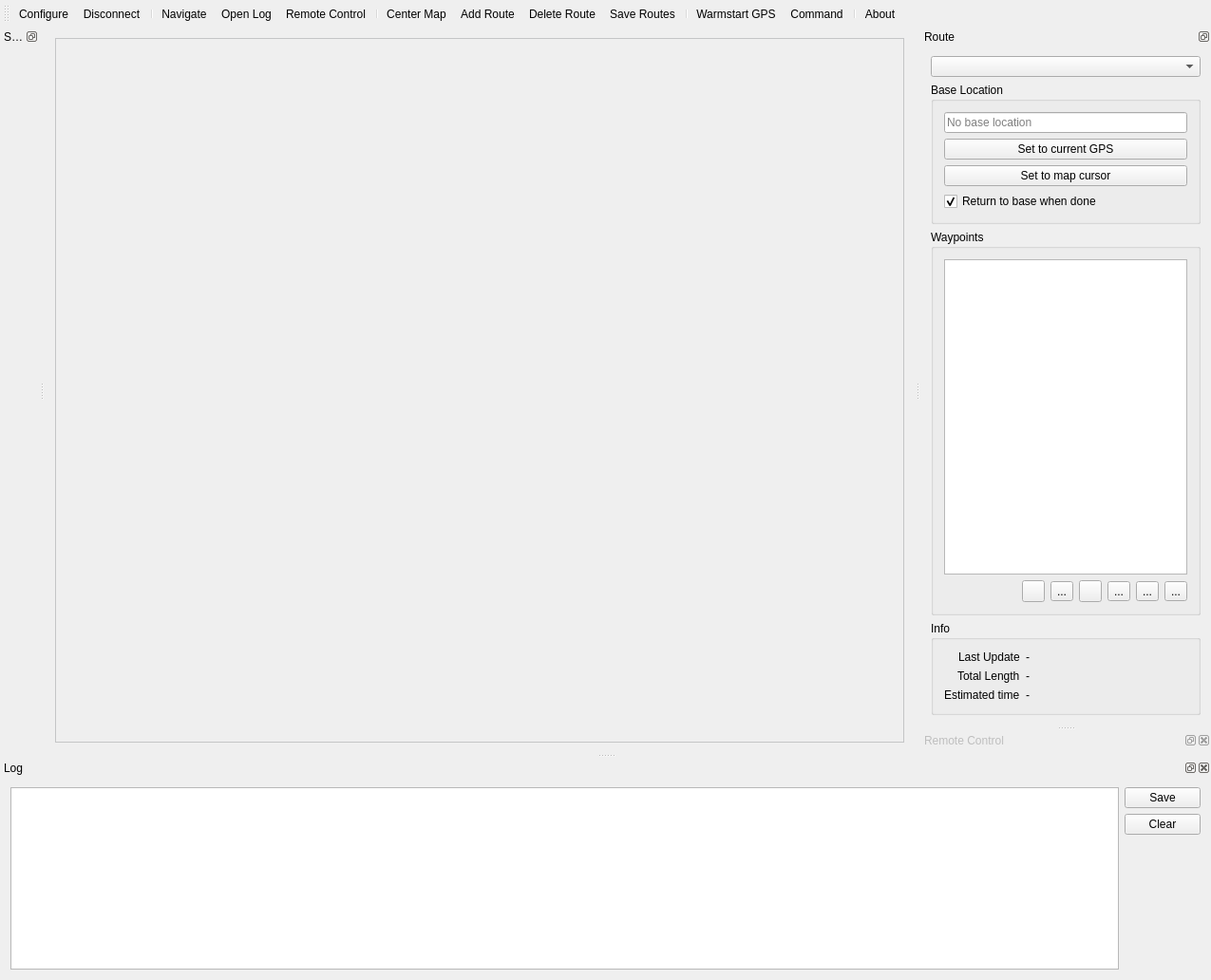
<?xml version="1.0" encoding="UTF-8"?>
<ui version="4.0">
 <class>MainWindow</class>
 <widget class="QMainWindow" name="MainWindow">
  <property name="geometry">
   <rect>
    <x>0</x>
    <y>0</y>
    <width>1275</width>
    <height>1032</height>
   </rect>
  </property>
  <property name="windowTitle">
   <string>Hydrus Station</string>
  </property>
  <property name="windowIcon">
   <iconset resource="resources.qrc">
    <normaloff>:/res/logo-v2-standalone.png</normaloff>:/res/logo-v2-standalone.png</iconset>
  </property>
  <widget class="QWidget" name="centralWidget">
   <layout class="QVBoxLayout" name="verticalLayout">
    <item>
     <widget class="QWidget" name="mapContainer" native="true">
      <property name="styleSheet">
       <string notr="true">#mapContainer{border: 1px solid rgb(196, 197, 198);
}</string>
      </property>
     </widget>
    </item>
   </layout>
  </widget>
  <widget class="QToolBar" name="mainToolBar">
   <property name="styleSheet">
    <string notr="true">#mainToolBar{background:transparent; border: none}</string>
   </property>
   <property name="toolButtonStyle">
    <enum>Qt::ToolButtonTextUnderIcon</enum>
   </property>
   <attribute name="toolBarArea">
    <enum>TopToolBarArea</enum>
   </attribute>
   <attribute name="toolBarBreak">
    <bool>false</bool>
   </attribute>
   <addaction name="actionServer_Setup"/>
   <addaction name="actionDisconnect"/>
   <addaction name="separator"/>
   <addaction name="actionNavigate"/>
   <addaction name="actionOpen_Log"/>
   <addaction name="actionRemote_Control"/>
   <addaction name="separator"/>
   <addaction name="actionCenter_Map"/>
   <addaction name="actionAddRoute"/>
   <addaction name="actionDelete_Route"/>
   <addaction name="actionSave_Routes"/>
   <addaction name="separator"/>
   <addaction name="actionWarmstart_GPS"/>
   <addaction name="actionSend_Command"/>
   <addaction name="separator"/>
   <addaction name="actionAbout"/>
  </widget>
  <widget class="QDockWidget" name="routeDock">
   <property name="sizePolicy">
    <sizepolicy hsizetype="MinimumExpanding" vsizetype="Preferred">
     <horstretch>0</horstretch>
     <verstretch>0</verstretch>
    </sizepolicy>
   </property>
   <property name="minimumSize">
    <size>
     <width>250</width>
     <height>560</height>
    </size>
   </property>
   <property name="features">
    <set>QDockWidget::DockWidgetFloatable|QDockWidget::DockWidgetMovable</set>
   </property>
   <property name="windowTitle">
    <string>Route</string>
   </property>
   <attribute name="dockWidgetArea">
    <number>2</number>
   </attribute>
   <widget class="QWidget" name="dockWidgetContents">
    <layout class="QFormLayout" name="formLayout">
     <item row="0" column="0" colspan="2">
      <widget class="QComboBox" name="routesCombo">
       <property name="font">
        <font>
         <weight>75</weight>
         <bold>true</bold>
        </font>
       </property>
       <property name="currentText">
        <string/>
       </property>
       <property name="currentIndex">
        <number>-1</number>
       </property>
      </widget>
     </item>
     <item row="1" column="0" colspan="2">
      <widget class="QGroupBox" name="groupBox">
       <property name="title">
        <string>Base Location</string>
       </property>
       <layout class="QVBoxLayout" name="verticalLayout_2">
        <item>
         <widget class="QLineEdit" name="routeBaseLocation">
          <property name="readOnly">
           <bool>true</bool>
          </property>
          <property name="placeholderText">
           <string>No base location</string>
          </property>
         </widget>
        </item>
        <item>
         <widget class="QPushButton" name="routeSetStartGPS">
          <property name="text">
           <string>Set to current GPS</string>
          </property>
         </widget>
        </item>
        <item>
         <widget class="QPushButton" name="routeSetStartCursor">
          <property name="text">
           <string>Set to map cursor</string>
          </property>
         </widget>
        </item>
        <item>
         <widget class="QCheckBox" name="routeReturnToBase">
          <property name="text">
           <string>Return to base when done</string>
          </property>
          <property name="checked">
           <bool>true</bool>
          </property>
         </widget>
        </item>
       </layout>
      </widget>
     </item>
     <item row="2" column="0" colspan="2">
      <widget class="QGroupBox" name="groupBox_2">
       <property name="title">
        <string>Waypoints</string>
       </property>
       <layout class="QGridLayout" name="gridLayout_2">
        <item row="1" column="3">
         <widget class="QToolButton" name="wayDel">
          <property name="toolTip">
           <string>Delete waypoint</string>
          </property>
          <property name="text">
           <string>...</string>
          </property>
          <property name="icon">
           <iconset theme="edit-delete">
            <normaloff>.</normaloff>.</iconset>
          </property>
         </widget>
        </item>
        <item row="0" column="0" colspan="8">
         <widget class="QListView" name="routeWaypointsView"/>
        </item>
        <item row="1" column="2">
         <widget class="QToolButton" name="wayAdd">
          <property name="toolTip">
           <string>Add new waypoint</string>
          </property>
          <property name="text">
           <string/>
          </property>
          <property name="icon">
           <iconset theme="list-add">
            <normaloff>.</normaloff>.</iconset>
          </property>
          <property name="popupMode">
           <enum>QToolButton::InstantPopup</enum>
          </property>
         </widget>
        </item>
        <item row="1" column="7">
         <widget class="QToolButton" name="wayClear">
          <property name="toolTip">
           <string>Clear all waypoints</string>
          </property>
          <property name="text">
           <string>...</string>
          </property>
          <property name="icon">
           <iconset theme="edit-clear">
            <normaloff>.</normaloff>.</iconset>
          </property>
         </widget>
        </item>
        <item row="1" column="5">
         <widget class="QToolButton" name="wayUp">
          <property name="toolTip">
           <string>Move waypoint up</string>
          </property>
          <property name="text">
           <string>...</string>
          </property>
          <property name="icon">
           <iconset theme="go-up">
            <normaloff>.</normaloff>.</iconset>
          </property>
         </widget>
        </item>
        <item row="1" column="6">
         <widget class="QToolButton" name="wayDown">
          <property name="toolTip">
           <string>Move waypoint down</string>
          </property>
          <property name="text">
           <string>...</string>
          </property>
          <property name="icon">
           <iconset theme="go-down">
            <normaloff>.</normaloff>.</iconset>
          </property>
         </widget>
        </item>
        <item row="1" column="4">
         <widget class="QToolButton" name="waySet">
          <property name="toolTip">
           <string>Set waypoint position</string>
          </property>
          <property name="text">
           <string/>
          </property>
          <property name="icon">
           <iconset theme="zoom-fit-best">
            <normaloff>.</normaloff>.</iconset>
          </property>
          <property name="popupMode">
           <enum>QToolButton::InstantPopup</enum>
          </property>
         </widget>
        </item>
       </layout>
      </widget>
     </item>
     <item row="3" column="0" colspan="2">
      <widget class="QGroupBox" name="groupBox_3">
       <property name="title">
        <string>Info</string>
       </property>
       <layout class="QFormLayout" name="formLayout_2">
        <property name="labelAlignment">
         <set>Qt::AlignRight|Qt::AlignTrailing|Qt::AlignVCenter</set>
        </property>
        <item row="3" column="0">
         <widget class="QLabel" name="label_2">
          <property name="text">
           <string>Estimated time</string>
          </property>
         </widget>
        </item>
        <item row="2" column="0">
         <widget class="QLabel" name="label">
          <property name="text">
           <string>Total Length</string>
          </property>
         </widget>
        </item>
        <item row="2" column="1">
         <widget class="QLabel" name="routeInfoLen">
          <property name="text">
           <string>-</string>
          </property>
         </widget>
        </item>
        <item row="3" column="1">
         <widget class="QLabel" name="routeInfoEstTime">
          <property name="text">
           <string>-</string>
          </property>
         </widget>
        </item>
        <item row="1" column="0">
         <widget class="QLabel" name="label_3">
          <property name="text">
           <string>Last Update</string>
          </property>
         </widget>
        </item>
        <item row="1" column="1">
         <widget class="QLabel" name="routeInfoUpd">
          <property name="text">
           <string>-</string>
          </property>
         </widget>
        </item>
       </layout>
      </widget>
     </item>
    </layout>
   </widget>
  </widget>
  <widget class="QDockWidget" name="statusDock">
   <property name="features">
    <set>QDockWidget::DockWidgetFloatable|QDockWidget::DockWidgetMovable</set>
   </property>
   <property name="windowTitle">
    <string>Status</string>
   </property>
   <attribute name="dockWidgetArea">
    <number>1</number>
   </attribute>
   <widget class="StatusWidget" name="statusDockContents"/>
  </widget>
  <widget class="QDockWidget" name="logDock">
   <property name="windowTitle">
    <string>Log</string>
   </property>
   <attribute name="dockWidgetArea">
    <number>8</number>
   </attribute>
   <widget class="QWidget" name="logDockWidget">
    <layout class="QGridLayout" name="gridLayout">
     <item row="0" column="1" rowspan="3">
      <widget class="QTextEdit" name="textEdit">
       <property name="horizontalScrollBarPolicy">
        <enum>Qt::ScrollBarAlwaysOff</enum>
       </property>
       <property name="readOnly">
        <bool>true</bool>
       </property>
      </widget>
     </item>
     <item row="0" column="2">
      <widget class="QPushButton" name="logSaveBtn">
       <property name="text">
        <string>Save</string>
       </property>
      </widget>
     </item>
     <item row="1" column="2">
      <widget class="QPushButton" name="logClearBtn">
       <property name="text">
        <string>Clear</string>
       </property>
      </widget>
     </item>
    </layout>
   </widget>
  </widget>
  <widget class="QDockWidget" name="rcDock">
   <property name="enabled">
    <bool>false</bool>
   </property>
   <property name="floating">
    <bool>false</bool>
   </property>
   <property name="windowTitle">
    <string>Remote Control</string>
   </property>
   <attribute name="dockWidgetArea">
    <number>2</number>
   </attribute>
   <widget class="RCWidget" name="rcDockContents"/>
  </widget>
  <action name="actionNavigate">
   <property name="icon">
    <iconset theme="media-playback-start">
     <normaloff>.</normaloff>.</iconset>
   </property>
   <property name="text">
    <string>Navigate</string>
   </property>
   <property name="toolTip">
    <string>Start navigation with the selected route</string>
   </property>
   <property name="shortcut">
    <string>Ctrl+N</string>
   </property>
  </action>
  <action name="actionDisconnect">
   <property name="icon">
    <iconset theme="network-disconnect">
     <normaloff>.</normaloff>.</iconset>
   </property>
   <property name="text">
    <string>Disconnect</string>
   </property>
  </action>
  <action name="actionRemote_Control">
   <property name="checkable">
    <bool>true</bool>
   </property>
   <property name="icon">
    <iconset theme="network-wireless">
     <normaloff>.</normaloff>.</iconset>
   </property>
   <property name="text">
    <string>Remote Control</string>
   </property>
   <property name="shortcut">
    <string>Ctrl+R</string>
   </property>
  </action>
  <action name="actionAddRoute">
   <property name="icon">
    <iconset theme="list-add">
     <normaloff>.</normaloff>.</iconset>
   </property>
   <property name="text">
    <string>Add Route</string>
   </property>
   <property name="shortcut">
    <string>Ctrl+N</string>
   </property>
  </action>
  <action name="actionDelete_Route">
   <property name="icon">
    <iconset theme="list-remove">
     <normaloff>.</normaloff>.</iconset>
   </property>
   <property name="text">
    <string>Delete Route</string>
   </property>
   <property name="shortcut">
    <string>Ctrl+Del</string>
   </property>
  </action>
  <action name="actionAbout">
   <property name="icon">
    <iconset theme="help-about">
     <normaloff>.</normaloff>.</iconset>
   </property>
   <property name="text">
    <string>About</string>
   </property>
   <property name="shortcut">
    <string>F1</string>
   </property>
  </action>
  <action name="actionServer_Setup">
   <property name="icon">
    <iconset theme="configure">
     <normaloff>.</normaloff>.</iconset>
   </property>
   <property name="text">
    <string>Configure</string>
   </property>
  </action>
  <action name="actionCenter_Map">
   <property name="icon">
    <iconset theme="view-restore">
     <normaloff>.</normaloff>.</iconset>
   </property>
   <property name="text">
    <string>Center Map</string>
   </property>
  </action>
  <action name="actionSave_Routes">
   <property name="icon">
    <iconset theme="document-save">
     <normaloff>.</normaloff>.</iconset>
   </property>
   <property name="text">
    <string>Save Routes</string>
   </property>
   <property name="toolTip">
    <string>Save the current route set</string>
   </property>
   <property name="shortcut">
    <string>Ctrl+S</string>
   </property>
  </action>
  <action name="actionSimulation_Mode">
   <property name="checkable">
    <bool>true</bool>
   </property>
   <property name="enabled">
    <bool>false</bool>
   </property>
   <property name="icon">
    <iconset theme="clock">
     <normaloff>.</normaloff>.</iconset>
   </property>
   <property name="text">
    <string>Simulation Mode</string>
   </property>
  </action>
  <action name="actionSend_Command">
   <property name="icon">
    <iconset theme="system-run">
     <normaloff>.</normaloff>.</iconset>
   </property>
   <property name="text">
    <string>Command</string>
   </property>
  </action>
  <action name="actionWarmstart_GPS">
   <property name="icon">
    <iconset theme="gps">
     <normaloff>.</normaloff>.</iconset>
   </property>
   <property name="text">
    <string>Warmstart GPS</string>
   </property>
  </action>
  <action name="actionOpen_Log">
   <property name="icon">
    <iconset theme="text-plain"/>
   </property>
   <property name="text">
    <string>Open Log</string>
   </property>
   <property name="toolTip">
    <string>Open a log file locally or from the drone</string>
   </property>
  </action>
 </widget>
 <layoutdefault spacing="6" margin="11"/>
 <customwidgets>
  <customwidget>
   <class>StatusWidget</class>
   <extends>QWidget</extends>
   <header>statuswidget.h</header>
   <container>1</container>
  </customwidget>
  <customwidget>
   <class>RCWidget</class>
   <extends>QWidget</extends>
   <header>rcwidget.h</header>
   <container>1</container>
  </customwidget>
 </customwidgets>
 <resources>
  <include location="resources.qrc"/>
 </resources>
 <connections>
  <connection>
   <sender>actionRemote_Control</sender>
   <signal>toggled(bool)</signal>
   <receiver>rcDock</receiver>
   <slot>setEnabled(bool)</slot>
   <hints>
    <hint type="sourcelabel">
     <x>-1</x>
     <y>-1</y>
    </hint>
    <hint type="destinationlabel">
     <x>1274</x>
     <y>798</y>
    </hint>
   </hints>
  </connection>
  <connection>
   <sender>actionRemote_Control</sender>
   <signal>toggled(bool)</signal>
   <receiver>rcDock</receiver>
   <slot>setVisible(bool)</slot>
   <hints>
    <hint type="sourcelabel">
     <x>-1</x>
     <y>-1</y>
    </hint>
    <hint type="destinationlabel">
     <x>1125</x>
     <y>777</y>
    </hint>
   </hints>
  </connection>
 </connections>
</ui>
